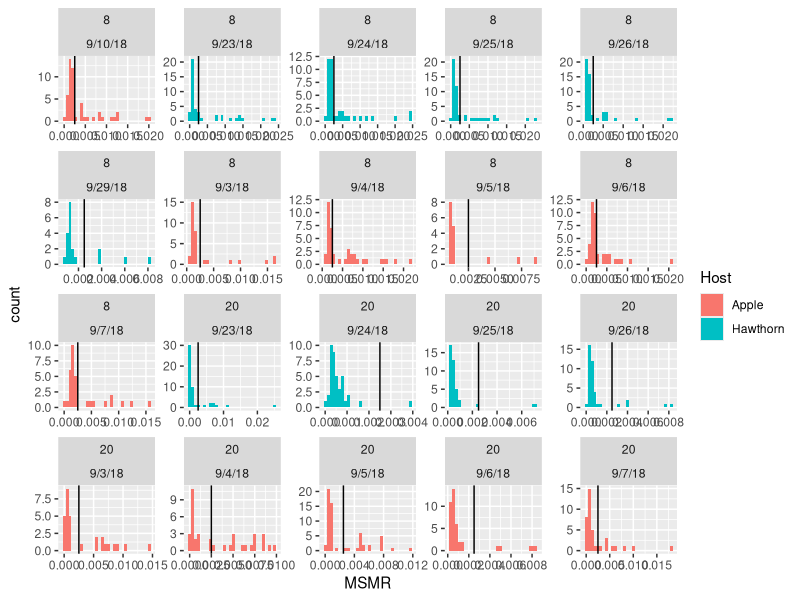
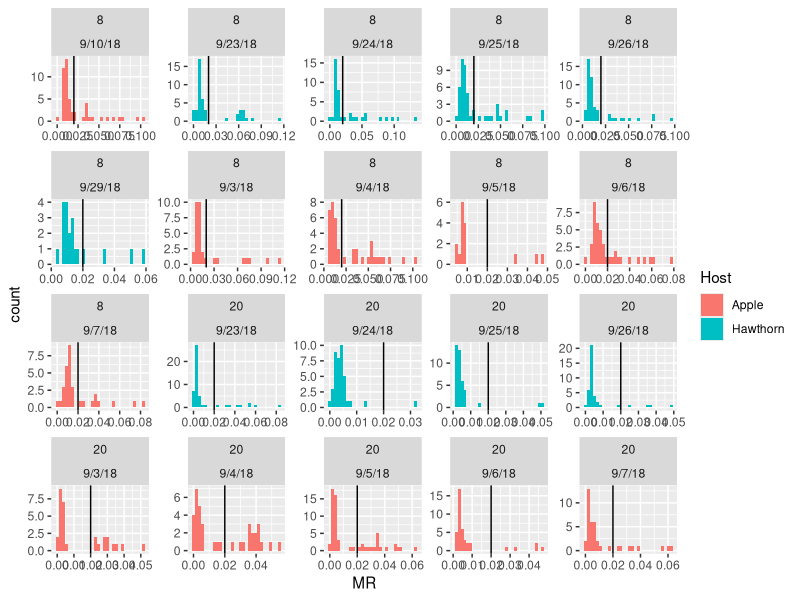
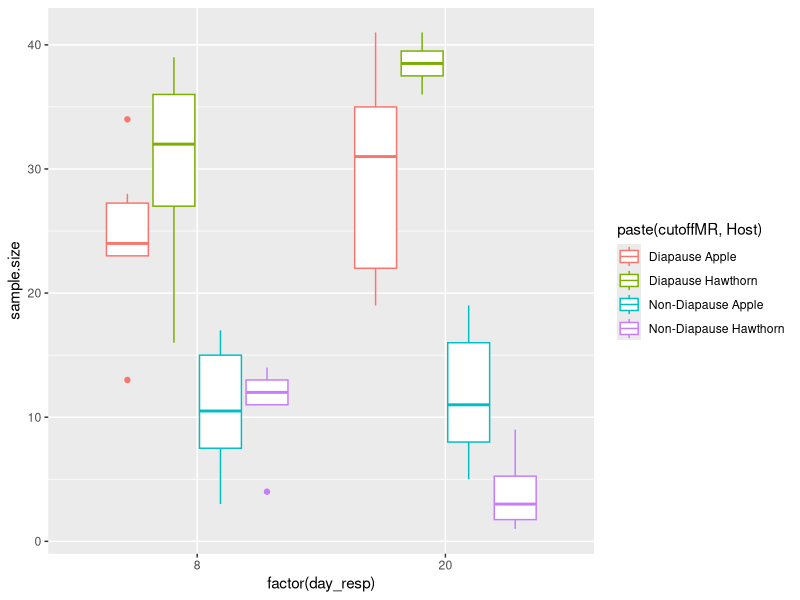

The R script that drew these images, in order:
## ---- chunk 1
library(ggplot2)
library(dplyr)
library(data.table)
library(lubridate)
library(MASS)
## ---- chunk 2

resp<-fread("../Data/2018-09-07_Hinal_diapause_determination.csv")
dim(resp)
head(resp)

#convert purge times to units in hours
resp$purge_time<-hour(hm(resp$Purge_time))+minute(hm(resp$Purge_time))/60
## ---- chunk 3
resp$cohort_date<-as.factor(resp$cohort_date)
test<-filter(resp,cohort_date=="9/29/18" & tape=="red")
#filter(resp,cohort_date=="9/29/18")

start<-min(test$purge_time,na.rm=TRUE)
finish<-max(test$purge_time,na.rm=TRUE)
n<-length(test$purge_time)

seq(from=start,to=finish,length.out=n)
## ---- chunk 4
#figuring out sample sizes per host, tape, cohort,and resp day
#resp%>%
 # dplyr::group_by(Host,tape,cohort_date,day_resp)%>%
  #summarise(n=length(tape))

#w e figured out purge time 
resp.1<-resp%>%
  dplyr::group_by(Host,tape,cohort_date,day_resp)%>%
  mutate(full_purge_time=seq(from=min(purge_time,na.rm=TRUE),to=max(purge_time,na.rm=TRUE),length.out=length(purge_time)))

#names(resp.1)
#resp.1$full_purge_time

### now we need total time 

#resp.1$Respiration_time

resp.1$resp_time1<-hour(hms(resp.1$Respiration_time)) + minute(hms(resp.1$Respiration_time))/60+second(hms(resp.1$Respiration_time))/360

resp.1$total_time<- (24-resp.1$full_purge_time) +resp.1$resp_time1


### now that we have total time in syringe, we can measure metablic rate (CO2/time)

## we first need to subtract every value by blank 

blank<-resp.1%>%
  dplyr::group_by(Host,tape,cohort_date,day_resp)%>%
  filter(Sample=="b")%>%
  summarize(blank=mean(Respiration))

# To look at the negative resp values 
#filter(resp.1,Respiration<0)
#join smaller blank dataset with larger dataset  
resp.2<-inner_join(resp.1,blank,by=c("Host","tape","cohort_date","day_resp"))
#cbind(resp.2$Respiration,resp.2$blank)
#subtract rows!
resp.2$norm_resp<-resp.2$Respiration-resp.2$blank


####Calculating metabolic rate and mass specific metabolic rate

resp.2$MR<- resp.2$norm_resp/resp.2$total_time # metabolic rate
resp.2$MSMR<- resp.2$norm_resp/(resp.2$total_time*resp.2$weight)# mass specific metabolic rate
resp.2<-filter(resp.2,Sample=="e")

## ---- chunk 5
#mass specific metabolic rate
ggplot(resp.2,aes(x=MSMR,fill=Host))+geom_histogram(position="identity")+facet_wrap(day_resp~cohort_date,scale="free")+geom_vline(xintercept=0.0025)

#metabolic rate
ggplot(resp.2,aes(x=MR,fill=Host))+geom_histogram(position="identity")+facet_wrap(day_resp~cohort_date,scale="free")+geom_vline(xintercept=0.02)

## ---- chunk 6
# 2 cutoffs and let's see how they match 
resp.2$cutoffMSMR<-ifelse(resp.2$MSMR<0.0025,"Diapause","Non-Diapause")

resp.2$cutoffMR<-ifelse(resp.2$MR<0.02,"Diapause","Non-Diapause")

table(resp.2$cutoffMR,resp.2$cutoffMSMR)

#how many non-diapausers across days and host? 
resp.2%>%
  group_by(Host,day_resp,cutoffMSMR)%>%
  summarise(sample.size=length(Host))%>%
  knitr::kable()

resp.sum<-resp.2%>%
  group_by(Host,day_resp,cohort_date,cutoffMR)%>%
  summarise(sample.size=length(Host))%>%
  data.frame()
  #knitr::kable()

#resp.sum

#ggplot(resp.sum,aes(x=day_resp,y=sample.size,colour=factor(cutoffMR)))+geom_point(size=5)+geom_line(size=2)+facet_grid(.~Host)
ggplot(resp.sum,aes(x=factor(day_resp),y=sample.size,colour=paste(cutoffMR,Host)))+geom_boxplot()

#mod1<-glm(sample.size~day_resp*cutoffMR*Host,family=poisson(link="log"),data=resp.sum)
mod1<-glm.nb(sample.size~day_resp*cutoffMR*Host,data=resp.sum)

summary(mod1)

## ---- chunk 7
sessionInfo()
